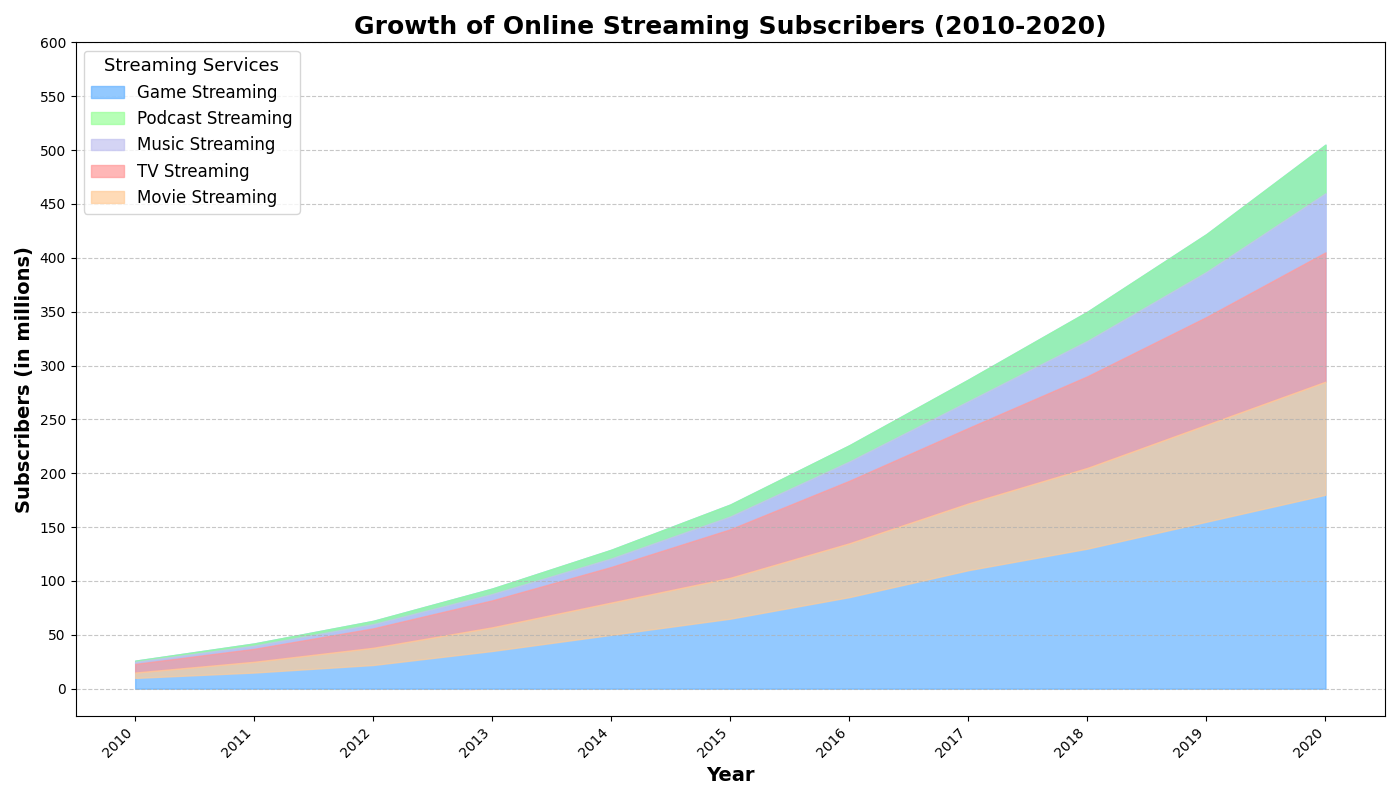

Generate this figure with Python:
import matplotlib.pyplot as plt
import numpy as np

# Data
years = np.arange(2010, 2021)
movie_streaming = np.array([10, 15, 22, 35, 50, 65, 85, 110, 130, 155, 180])
tv_streaming = np.array([5, 10, 16, 22, 30, 38, 50, 62, 75, 90, 105])
music_streaming = np.array([8, 12, 18, 25, 33, 45, 58, 70, 85, 100, 120])
podcast_streaming = np.array([2, 3, 4, 6, 8, 12, 18, 25, 33, 42, 55])
game_streaming = np.array([1, 2, 3, 5, 8, 11, 15, 20, 27, 35, 45])

# Create a stacked cumulative data array
movie_cum = np.array(movie_streaming)
tv_cum = movie_cum + np.array(tv_streaming)
music_cum = tv_cum + np.array(music_streaming)
podcast_cum = music_cum + np.array(podcast_streaming)
game_cum = podcast_cum + np.array(game_streaming)

# Plotting the area chart
fig, ax = plt.subplots(figsize=(14, 8))

ax.fill_between(years, game_cum, color='#66b3ff', alpha=0.7, label='Game Streaming')  # Changed color
ax.fill_between(years, podcast_cum, game_cum, color='#99ff99', alpha=0.7, label='Podcast Streaming')  # Changed color
ax.fill_between(years, music_cum, podcast_cum, color='#c2c2f0', alpha=0.7, label='Music Streaming')  # Changed color
ax.fill_between(years, tv_cum, music_cum, color='#ff9999', alpha=0.7, label='TV Streaming')  # Changed color
ax.fill_between(years, movie_cum, tv_cum, color='#ffcc99', alpha=0.7, label='Movie Streaming')  # Changed color

# Title and labels
ax.set_title('Growth of Online Streaming Subscribers (2010-2020)', fontsize=18, fontweight='bold')
ax.set_xlabel('Year', fontsize=14, fontweight='bold')
ax.set_ylabel('Subscribers (in millions)', fontsize=14, fontweight='bold')

# Legend
ax.legend(loc='upper left', fontsize=12, title='Streaming Services', title_fontsize='13')

# Grid and layout
ax.grid(axis='y', linestyle='--', alpha=0.7)
ax.set_xticks(years)
ax.set_xticklabels(years, rotation=45, ha='right')
ax.set_yticks(np.arange(0, 601, 50))
plt.tight_layout()

# Display the chart
plt.show()
